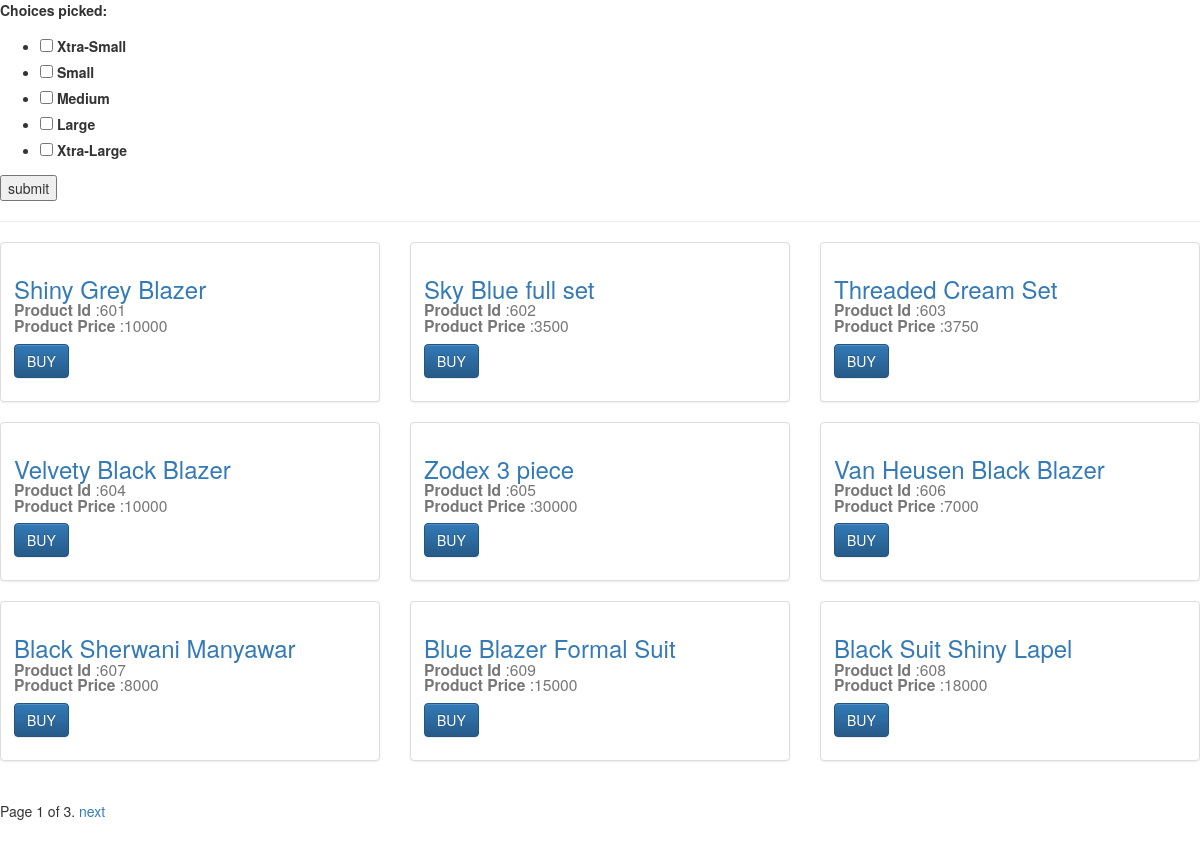
The page / on the database its author committed.
### shirt/models.py (models this page shows, shortened)
class Product(models.Model):
	product_name = models.CharField(max_length=120)
	product_id = models.ForeignKey('Sno')
	product_price = models.IntegerField(default=0)
	price_url = models.URLField()

class Sno(models.Model):
	product_id = models.IntegerField(default=0)
	def __str__(self):
		return str(self.product_id)

### shirt/views.py (the view)
# urls.py: url(r'^$', some_view),
def some_view(request):
	choices_picked = []
	if request.method == 'POST':
		form = ChoiceForm(request.POST)
		if form.is_valid():
			choices_picked = form.cleaned_data.get('choices_picked')
			print choices_picked
	else:
		form = ChoiceForm
	queryset_list = []
	if len(choices_picked) == 0:
		queryset_list = Product.objects.all()
	else:
		for i in choices_picked:
			a = Product_Varients.objects.filter(size=i)
			print a
			for j in a:
				queryset_list.extend(Product.objects.filter(product_id=j.product_id))
	paginator = Paginator(queryset_list, 9) # Show 25 contacts per page
	page_request_var = "page"
	page = request.GET.get(page_request_var)
	try:
		queryset = paginator.page(page)
	except PageNotAnInteger:
		queryset = paginator.page(1)
	except EmptyPage:
		queryset = paginator.page(paginator.num_pages)
	context = {
		"form": form,
		"page_request_var": page_request_var,
		"object_list": queryset,
	}
	return render(request ,'base.html', context)

### templates/base.html (shortened to what this page needs)
<html>
<head>
<link rel="stylesheet" href="https://maxcdn.bootstrapcdn.com/bootstrap/3.3.6/css/bootstrap.min.css">
<link rel="stylesheet" href="https://maxcdn.bootstrapcdn.com/bootstrap/3.3.6/css/bootstrap-theme.min.css">
</head>
<body>
<form method='post'>{% csrf_token %}
    {{ form.as_p }}
    <input type='submit' value='submit'>
</form>
<hr/>
<div class='row'>
{% for obj in object_list %}
  <div class="col-sm-6 col-md-4">
    <div class="thumbnail">
      <div class="caption">
        <h3><a href={{ obj.price_url }} >{{ obj.product_name }}</a> <br/><small><strong>Product Id</strong> :{{ obj.product_id }}</small><br/><small><strong>Product Price</strong> :{{ obj.product_price }}</small> </h3>
        <p><a href={{ obj.price_url }} class="btn btn-primary" role="button">BUY</a></p>
      </div>
    </div>
  </div>
{% endfor %}
</div>
<div class="pagination">
    <span class="step-links">
        <span class="current">
            Page {{ object_list.number }} of {{ object_list.paginator.num_pages }}.
        </span>
        {% if object_list.has_next %}
            <a href="?{{ page_request_var }}={{ object_list.next_page_number }}{% if request.GET.q %}&q={{ request.GET.q }}{% endif %}">next</a>
        {% endif %}
    </span>
</div>
</body>
</html>

### rows shown on the page
Product: product_name "Shiny Grey Blazer", product_id "601", product_price "10000"
Product: product_name "Sky Blue full set", product_id "602", product_price "3500"
Product: product_name "Threaded Cream Set", product_id "603", product_price "3750"
Product: product_name "Velvety Black Blazer", product_id "604", product_price "10000"
Product: product_name "Zodex 3 piece", product_id "605", product_price "30000"
Product: product_name "Van Heusen Black Blazer", product_id "606", product_price "7000"
Product: product_name "Black Sherwani Manyawar", product_id "607", product_price "8000"
Product: product_name "Blue Blazer Formal Suit", product_id "609", product_price "15000"
Product: product_name "Black Suit Shiny Lapel", product_id "608", product_price "18000"

### other values the page prints
{{ object_list.number }} "1"
{{ object_list.paginator.num_pages }} "3"
